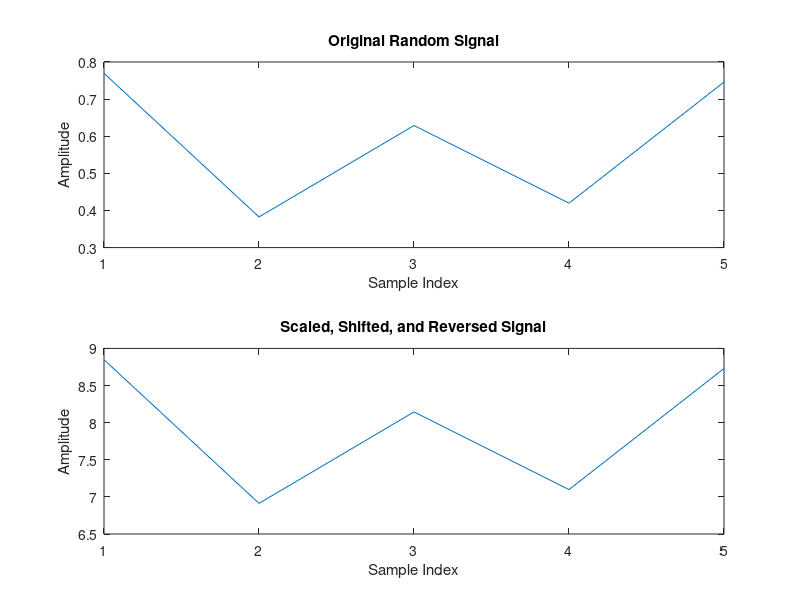

MATLAB code to generate this figure: (Note: this script raises an error after producing the figure.)
% Generate a random signal with user-defined length
signal_length = input('Enter the length of the random signal: ');
random_signal = rand(1, signal_length);  % Generates a random signal between 0 and 1

% Take user input for scaling factor
scale_factor = input('Enter the scaling factor: ');

% Take user input for shifting factor
shift_factor = input('Enter the shifting factor: ');

% Take user input for whether to reverse the signal (0 for no, 1 for yes)
reverse_signal = input('Reverse the signal? (0 for no, 1 for yes): ');

% Initialize an empty vector for the scaled, shifted, and reversed signal
scaled_shifted_signal = zeros(1, signal_length);

% Scale and shift the signal using a for loop
for i = 1:signal_length
    scaled_shifted_signal(i) = random_signal(i) * scale_factor + shift_factor;
end

% Reverse the signal if requested
if reverse_signal == 1
    scaled_shifted_signal = fliplr(scaled_shifted_signal);
end

% Display the original random signal and the modified signal
subplot(2, 1, 1);
plot(random_signal);
title('Original Random Signal');
xlabel('Sample Index');
ylabel('Amplitude');

subplot(2, 1, 2);
plot(scaled_shifted_signal);
title('Scaled, Shifted, and Reversed Signal');
xlabel('Sample Index');
ylabel('Amplitude');

% Adjust plot display
if reverse_signal == 1
    sgtitle(['Scaling by ' num2str(scale_factor) ', Shifting by ' num2str(shift_factor) ', and Reversed']);
else
    sgtitle(['Scaling by ' num2str(scale_factor) ' and Shifting by ' num2str(shift_factor)]);
end